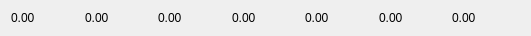
   <widget class="QWidget" name="horizontalLayoutWidget_4">
    <property name="geometry">
     <rect>
      <x>10</x>
      <y>150</y>
      <width>531</width>
      <height>31</height>
     </rect>
    </property>
    <layout class="QHBoxLayout" name="horizontalLayout_4">
     <item>
      <widget class="QLabel" name="label_q1">
       <property name="text">
        <string>0.00</string>
       </property>
      </widget>
     </item>
     <item>
      <widget class="QLabel" name="label_q2">
       <property name="text">
        <string>0.00</string>
       </property>
      </widget>
     </item>
     <item>
      <widget class="QLabel" name="label_q3">
       <property name="text">
        <string>0.00</string>
       </property>
      </widget>
     </item>
     <item>
      <widget class="QLabel" name="label_q4">
       <property name="text">
        <string>0.00</string>
       </property>
      </widget>
     </item>
     <item>
      <widget class="QLabel" name="label_q5">
       <property name="text">
        <string>0.00</string>
       </property>
      </widget>
     </item>
     <item>
      <widget class="QLabel" name="label_q6">
       <property name="text">
        <string>0.00</string>
       </property>
      </widget>
     </item>
     <item>
      <widget class="QLabel" name="label_q7">
       <property name="text">
        <string>0.00</string>
       </property>
      </widget>
     </item>
    </layout>
   </widget>
